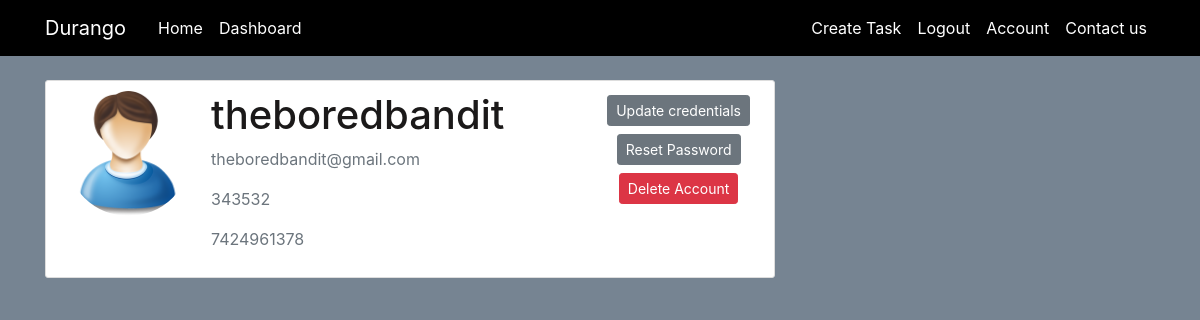
Screenshot of /account (signed in) with the database file from the repository.
### durango/models.py (models this page shows, shortened)
class User(db.Model, UserMixin):
    id=db.Column(db.Integer, primary_key=True)
    username=db.Column(db.String(20),unique=True, nullable=False)
    email=db.Column(db.String(100),unique=True, nullable=False)
    instituteId=db.Column(db.String(20), unique=True, nullable=False)
    mobileNum=db.Column(db.String(10), unique=True, nullable=False)
    image_file=db.Column(db.String(20),nullable=False,default='user.png')
    password=db.Column(db.String(50),nullable=False)
    app_password=db.Column(db.String(50),nullable=True)
    tasks=db.relationship('Task',backref='author',lazy=True)

### durango/routes.py (the view)
@app.route("/account")
@login_required
def account():
    image_file=url_for('static',filename='profile_pics/' + current_user.image_file)
    return render_template('account.html',title='Account',image_file=image_file)

### durango/models.py (called while the page is built)
@login_manager.user_loader
def load_user(user_id):
    return User.query.get(int(user_id)) #getting user by id

### durango/templates/account.html (shortened to what this page needs)
{%extends "layout.html" %}
{% block content %}
 <div class="content-section" >
 	<div class="media">
 		<img class="rounded-circle account-img"  src="{{image_file}}">
 		<div class="media-body">
 			<h2 class="account-heading">{{current_user.username}}</h2>
 			<p class="text-secondary">{{current_user.email}}</p>
 			<p class="text-secondary">{{current_user.instituteId}}</p>
 			<p class="text-secondary">{{current_user.mobileNum}}</p>
 		</div>
 	<div style="text-align: center;">
 		<div>
            <a class="btn btn-secondary btn-sm m-1" href="{{url_for('update_account')}}"> Update credentials</a>
        </div>
        <div>
            <a class="btn btn-secondary btn-sm m-1" href="{{url_for('reset_initiate')}}"> Reset Password</a>
        </div>
        <div>
            <button type="button" class="btn btn-danger btn-sm m-1" data-toggle="modal" data-target="#deleteModal" > Delete Account</button>
        </div>
    </div>
 	</div>
 </div>
{% endblock %}

### durango/static/main.css (style rules this page uses)
body { background: #768492; color: #333333; margin-top: 5rem; }
h1,h2, h3, h4, h5, h6 { color: #1b1919; }
.content-section { background: #ffffff; padding: 10.1px 20px; border: 1px solid #dddddd; border-radius: 3px; margin-bottom: 20px; }
.account-img { height: 125px; width: 125px; margin-right: 20px; margin-bottom: 16px; }
.account-heading { font-size: 2.5rem; }

### rows the page displays
User: username "theboredbandit", email "theboredbandit@gmail.com", instituteId "343532", mobileNum "7424961378"
